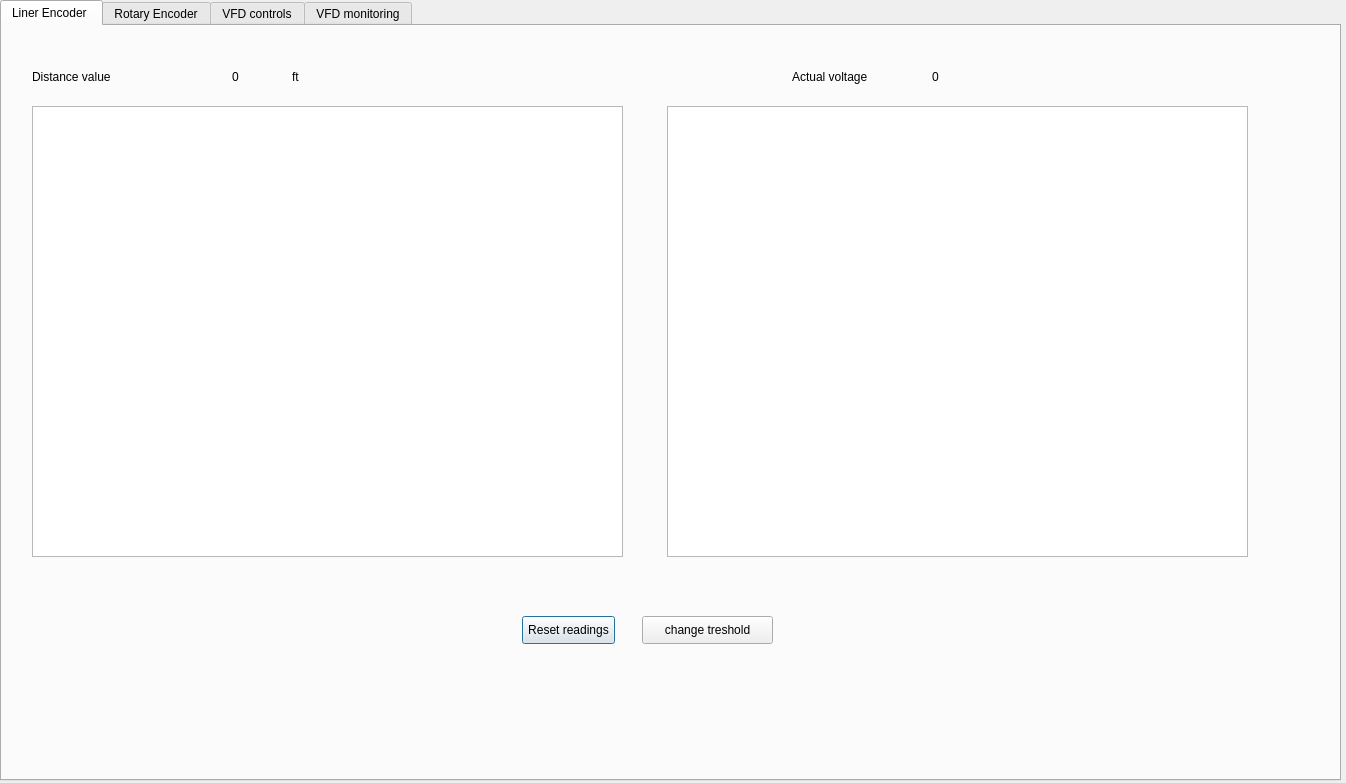
<?xml version="1.0" encoding="UTF-8"?>
<ui version="4.0">
 <class>Dialog</class>
 <widget class="QDialog" name="Dialog">
  <property name="geometry">
   <rect>
    <x>0</x>
    <y>0</y>
    <width>1346</width>
    <height>783</height>
   </rect>
  </property>
  <property name="windowTitle">
   <string>Control Panel V 0.0</string>
  </property>
  <widget class="QTabWidget" name="tabWidget">
   <property name="geometry">
    <rect>
     <x>0</x>
     <y>0</y>
     <width>1341</width>
     <height>781</height>
    </rect>
   </property>
   <property name="currentIndex">
    <number>0</number>
   </property>
   <widget class="QWidget" name="LinTab">
    <attribute name="title">
     <string>Liner Encoder </string>
    </attribute>
    <widget class="QPushButton" name="ResetButtonLin">
     <property name="geometry">
      <rect>
       <x>520</x>
       <y>590</y>
       <width>93</width>
       <height>28</height>
      </rect>
     </property>
     <property name="text">
      <string>Reset readings</string>
     </property>
    </widget>
    <widget class="QPushButton" name="TreshButtonLin">
     <property name="geometry">
      <rect>
       <x>640</x>
       <y>590</y>
       <width>131</width>
       <height>28</height>
      </rect>
     </property>
     <property name="text">
      <string>change treshold</string>
     </property>
    </widget>
    <widget class="QLabel" name="label">
     <property name="geometry">
      <rect>
       <x>30</x>
       <y>30</y>
       <width>151</width>
       <height>41</height>
      </rect>
     </property>
     <property name="text">
      <string>Distance value</string>
     </property>
    </widget>
    <widget class="QLabel" name="label_2">
     <property name="geometry">
      <rect>
       <x>790</x>
       <y>30</y>
       <width>151</width>
       <height>41</height>
      </rect>
     </property>
     <property name="text">
      <string>Actual voltage</string>
     </property>
    </widget>
    <widget class="QLabel" name="DistanceLabel">
     <property name="geometry">
      <rect>
       <x>230</x>
       <y>30</y>
       <width>151</width>
       <height>41</height>
      </rect>
     </property>
     <property name="text">
      <string>0</string>
     </property>
    </widget>
    <widget class="QLabel" name="UnitLabel">
     <property name="geometry">
      <rect>
       <x>290</x>
       <y>30</y>
       <width>151</width>
       <height>41</height>
      </rect>
     </property>
     <property name="text">
      <string>ft</string>
     </property>
    </widget>
    <widget class="QLabel" name="VoltageLabel">
     <property name="geometry">
      <rect>
       <x>930</x>
       <y>30</y>
       <width>151</width>
       <height>41</height>
      </rect>
     </property>
     <property name="text">
      <string>0</string>
     </property>
    </widget>
    <widget class="QGraphicsView" name="LinVoltageGraph">
     <property name="geometry">
      <rect>
       <x>665</x>
       <y>80</y>
       <width>581</width>
       <height>451</height>
      </rect>
     </property>
    </widget>
    <widget class="QGraphicsView" name="LinDistGraph">
     <property name="geometry">
      <rect>
       <x>30</x>
       <y>80</y>
       <width>591</width>
       <height>451</height>
      </rect>
     </property>
    </widget>
   </widget>
   <widget class="QWidget" name="RotTab">
    <attribute name="title">
     <string>Rotary Encoder</string>
    </attribute>
    <widget class="QPushButton" name="ResetButtonRot">
     <property name="geometry">
      <rect>
       <x>20</x>
       <y>690</y>
       <width>93</width>
       <height>28</height>
      </rect>
     </property>
     <property name="text">
      <string>Reset readings</string>
     </property>
    </widget>
    <widget class="QPushButton" name="TreshButtonRot">
     <property name="geometry">
      <rect>
       <x>140</x>
       <y>690</y>
       <width>131</width>
       <height>28</height>
      </rect>
     </property>
     <property name="text">
      <string>change treshold</string>
     </property>
    </widget>
    <widget class="QLabel" name="label_3">
     <property name="geometry">
      <rect>
       <x>20</x>
       <y>40</y>
       <width>151</width>
       <height>41</height>
      </rect>
     </property>
     <property name="text">
      <string>Rotations</string>
     </property>
    </widget>
    <widget class="QLabel" name="label_4">
     <property name="geometry">
      <rect>
       <x>20</x>
       <y>460</y>
       <width>151</width>
       <height>41</height>
      </rect>
     </property>
     <property name="text">
      <string>Distance:</string>
     </property>
    </widget>
    <widget class="QLineEdit" name="WheelInput">
     <property name="geometry">
      <rect>
       <x>920</x>
       <y>450</y>
       <width>151</width>
       <height>51</height>
      </rect>
     </property>
     <property name="styleSheet">
      <string notr="true">font: 20pt &quot;MS Shell Dlg 2&quot;;</string>
     </property>
     <property name="text">
      <string>0</string>
     </property>
    </widget>
    <widget class="QLabel" name="label_5">
     <property name="geometry">
      <rect>
       <x>740</x>
       <y>460</y>
       <width>151</width>
       <height>41</height>
      </rect>
     </property>
     <property name="text">
      <string>Wheel Diameter:</string>
     </property>
    </widget>
    <widget class="QLabel" name="DistanceLabelRot">
     <property name="geometry">
      <rect>
       <x>220</x>
       <y>460</y>
       <width>151</width>
       <height>41</height>
      </rect>
     </property>
     <property name="text">
      <string>0</string>
     </property>
    </widget>
    <widget class="QLabel" name="RotCountLabel">
     <property name="geometry">
      <rect>
       <x>250</x>
       <y>40</y>
       <width>151</width>
       <height>41</height>
      </rect>
     </property>
     <property name="text">
      <string>0</string>
     </property>
    </widget>
    <widget class="QGraphicsView" name="RotGraph">
     <property name="geometry">
      <rect>
       <x>50</x>
       <y>90</y>
       <width>1191</width>
       <height>341</height>
      </rect>
     </property>
    </widget>
   </widget>
   <widget class="QWidget" name="VFDControlTab">
    <attribute name="title">
     <string>VFD controls</string>
    </attribute>
    <widget class="QGraphicsView" name="Demo_graph">
     <property name="geometry">
      <rect>
       <x>40</x>
       <y>20</y>
       <width>631</width>
       <height>461</height>
      </rect>
     </property>
    </widget>
    <widget class="QPushButton" name="pushButton">
     <property name="geometry">
      <rect>
       <x>110</x>
       <y>517</y>
       <width>141</width>
       <height>41</height>
      </rect>
     </property>
     <property name="text">
      <string>Clear demo graph</string>
     </property>
    </widget>
   </widget>
   <widget class="QWidget" name="VFDMonitorTab">
    <attribute name="title">
     <string>VFD monitoring</string>
    </attribute>
    <widget class="QPushButton" name="ResetButtonVFD">
     <property name="geometry">
      <rect>
       <x>590</x>
       <y>650</y>
       <width>93</width>
       <height>28</height>
      </rect>
     </property>
     <property name="text">
      <string>Reset readings</string>
     </property>
    </widget>
    <widget class="QPushButton" name="TreshButtonVFD">
     <property name="geometry">
      <rect>
       <x>710</x>
       <y>650</y>
       <width>131</width>
       <height>28</height>
      </rect>
     </property>
     <property name="text">
      <string>change treshold</string>
     </property>
    </widget>
    <widget class="QLabel" name="label_8">
     <property name="geometry">
      <rect>
       <x>490</x>
       <y>20</y>
       <width>151</width>
       <height>41</height>
      </rect>
     </property>
     <property name="text">
      <string>Current:</string>
     </property>
    </widget>
    <widget class="QLabel" name="label_9">
     <property name="geometry">
      <rect>
       <x>990</x>
       <y>20</y>
       <width>151</width>
       <height>41</height>
      </rect>
     </property>
     <property name="text">
      <string>Voltage</string>
     </property>
    </widget>
    <widget class="QLabel" name="label_7">
     <property name="geometry">
      <rect>
       <x>20</x>
       <y>20</y>
       <width>151</width>
       <height>41</height>
      </rect>
     </property>
     <property name="text">
      <string>Frequency:</string>
     </property>
    </widget>
    <widget class="QPushButton" name="StartStopButton">
     <property name="geometry">
      <rect>
       <x>630</x>
       <y>550</y>
       <width>141</width>
       <height>28</height>
      </rect>
     </property>
     <property name="text">
      <string>Start/Stop mortor</string>
     </property>
    </widget>
    <widget class="QPushButton" name="ChangeFreq">
     <property name="geometry">
      <rect>
       <x>430</x>
       <y>550</y>
       <width>93</width>
       <height>28</height>
      </rect>
     </property>
     <property name="text">
      <string>Change freq</string>
     </property>
    </widget>
    <widget class="QPushButton" name="ResetDefaultVFD">
     <property name="geometry">
      <rect>
       <x>830</x>
       <y>550</y>
       <width>111</width>
       <height>28</height>
      </rect>
     </property>
     <property name="text">
      <string>reset to default</string>
     </property>
    </widget>
    <widget class="QLabel" name="FreqLabelV">
     <property name="geometry">
      <rect>
       <x>160</x>
       <y>20</y>
       <width>151</width>
       <height>41</height>
      </rect>
     </property>
     <property name="text">
      <string>0</string>
     </property>
    </widget>
    <widget class="QLabel" name="CurLabelV">
     <property name="geometry">
      <rect>
       <x>660</x>
       <y>20</y>
       <width>151</width>
       <height>40</height>
      </rect>
     </property>
     <property name="text">
      <string>0</string>
     </property>
    </widget>
    <widget class="QLabel" name="VolLabelV">
     <property name="geometry">
      <rect>
       <x>1100</x>
       <y>20</y>
       <width>151</width>
       <height>41</height>
      </rect>
     </property>
     <property name="text">
      <string>0</string>
     </property>
    </widget>
    <widget class="QGraphicsView" name="FreqGraph">
     <property name="geometry">
      <rect>
       <x>20</x>
       <y>80</y>
       <width>421</width>
       <height>431</height>
      </rect>
     </property>
    </widget>
    <widget class="QGraphicsView" name="VoltageGraph">
     <property name="geometry">
      <rect>
       <x>900</x>
       <y>80</y>
       <width>421</width>
       <height>431</height>
      </rect>
     </property>
    </widget>
    <widget class="QGraphicsView" name="CurrentGraph">
     <property name="geometry">
      <rect>
       <x>460</x>
       <y>80</y>
       <width>421</width>
       <height>431</height>
      </rect>
     </property>
    </widget>
   </widget>
  </widget>
 </widget>
 <resources/>
 <connections/>
</ui>
